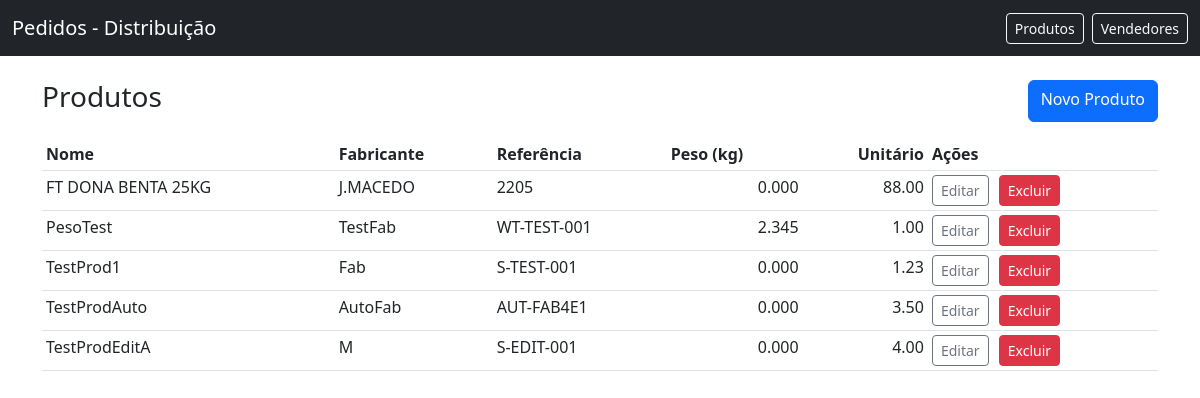
/products, run on an earlier commit of the app's database.
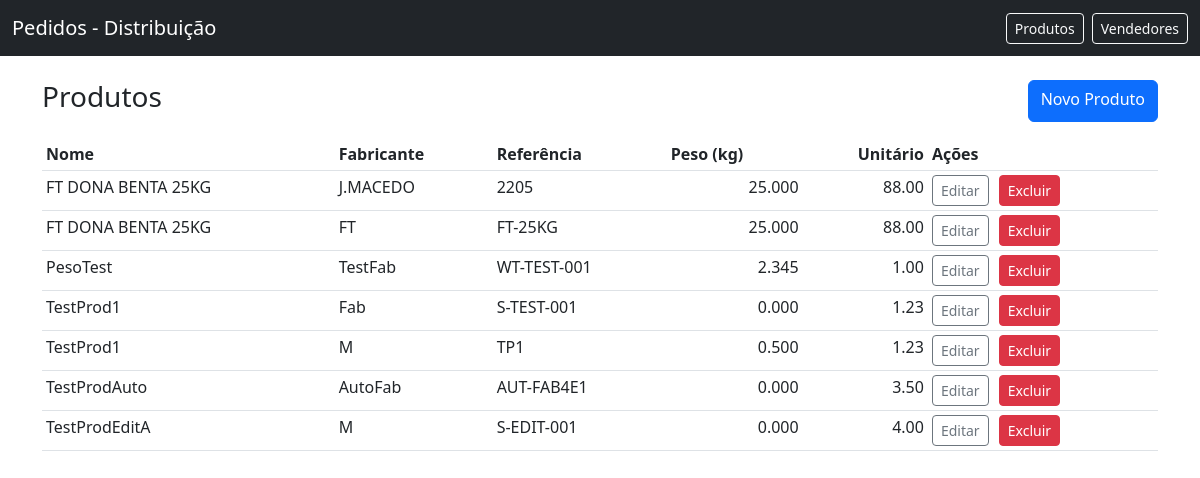
And on a later commit of the database.
### app/models.py (models this page shows)
class Product(db.Model):
    id = db.Column(db.Integer, primary_key=True)
    name = db.Column(db.String(200), nullable=False)
    manufacturer = db.Column(db.String(200))
    sku = db.Column(db.String(100), unique=True)
    unit_price = db.Column(db.Float, default=0.0)
    weight = db.Column(db.Float, default=0.0)

### app/routes.py (the view)
@bp.route('/products')
def products():
    ps = Product.query.order_by(Product.name).all()
    return render_template('products.html', products=ps)

### app/templates/products.html
{% extends 'layout.html' %}
{% block content %}
  <div class="d-flex justify-content-between mb-3">
    <h3>Produtos</h3>
    <a class="btn btn-primary" href="{{ url_for('main.new_product') }}">Novo Produto</a>
  </div>
  <table class="table table-sm">
    <thead>
      <tr><th>Nome</th><th>Fabricante</th><th>Referência</th><th>Peso (kg)</th><th class="text-end">Unitário</th><th>Ações</th></tr>
    </thead>
    <tbody>
      {% for p in products %}
        <tr>
          <td>{{ p.name }}</td>
          <td>{{ p.manufacturer or '' }}</td>
          <td>{{ p.sku }}</td>
          <td class="text-end">{{ '%.3f'|format(p.weight or 0.0) }}</td>
          <td class="text-end">{{ '%.2f'|format(p.unit_price or 0.0) }}</td>
          <td>
            <a class="btn btn-sm btn-outline-secondary" href="{{ url_for('main.edit_product', product_id=p.id) }}">Editar</a>
            <form method="post" action="{{ url_for('main.delete_product', product_id=p.id) }}" style="display:inline-block; margin-left:6px;" onsubmit="return confirm('Remover produto {{ p.name }}?');">
              <button class="btn btn-sm btn-danger" type="submit">Excluir</button>
            </form>
          </td>
        </tr>
      {% endfor %}
    </tbody>
  </table>
{% endblock %}

### app/templates/layout.html (shortened to what this page needs)
<!doctype html>
<html lang="pt-BR">
  <head>
    <link href="https://cdn.jsdelivr.net/npm/bootstrap@5.3.0/dist/css/bootstrap.min.css" rel="stylesheet">
    <link rel="stylesheet" href="/static/style.css">
  </head>
  <body>
    <nav class="navbar navbar-dark bg-dark mb-4">
      <div class="container-fluid">
        <a class="navbar-brand" href="/">Pedidos - Distribuição</a>
        <div class="d-flex">
          <a class="btn btn-sm btn-outline-light me-2" href="/products">Produtos</a>
          <a class="btn btn-sm btn-outline-light" href="/vendors">Vendedores</a>
        </div>
      </div>
    </nav>
    <div class="container">
      {% block content %}{% endblock %}
    </div>
  </body>
  </html>

### app/static/style.css (style rules this page uses)
body { padding-bottom: 40px; }

What changed in the data, as far as the page shows it:
changed Product "J.MACEDO": weight "0.000" → "25.000"
added Product: name "FT DONA BENTA 25KG", manufacturer "FT", sku "FT-25KG", weight "25.000", unit_price "88.00"
added Product: name "TestProd1", manufacturer "M", sku "TP1", weight "0.500", unit_price "1.23"
